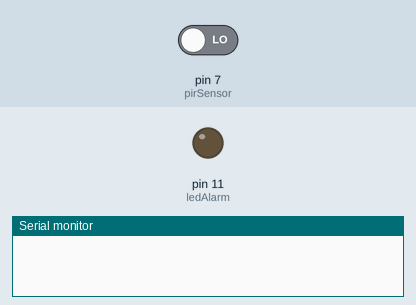
This sketch was run on a simulated Arduino Uno, built with avr-gcc and run on an emulated ATmega328P. Parts: output pins drawn as LEDs (lit = HIGH), the last lines printed to the serial monitor. The inputs (shaded band) are chosen by the test bench; at power-on: pin 7 (pirSensor) LOW.

Above: at 1.2 s.
1.3 s: pin 7 (pirSensor) driven HIGH
At 1.9 s:
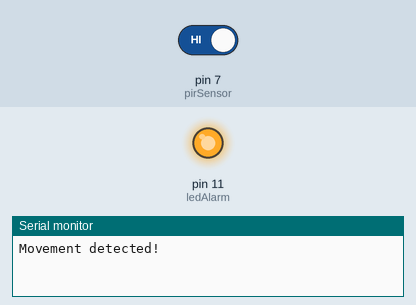
4.3 s: pin 7 (pirSensor) driven LOW
At 6.2 s:
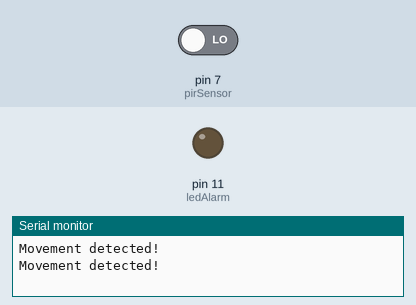
Timing chart, 0 to 7.7 s (numbered marks = the images above; inputs shaded):
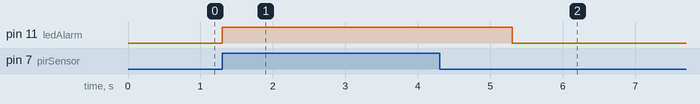

Measured:
- after the input at 1.3 s, pin 11 (ledAlarm): LOW → HIGH at once
- after the input at 4.3 s, pin 11 (ledAlarm): HIGH → LOW after 1.0 s

The sketch:

movement_pir_sensor_test.ino
```cpp
int pirSensor = 7;

int ledAlarm = 11;

void setup() {
  pinMode(pirSensor, INPUT);
  pinMode(ledAlarm, OUTPUT);
  Serial.begin(9600);
}

void loop() {
  if (digitalRead(pirSensor) == HIGH) {
    Serial.println("Movement detected!");
    digitalWrite(ledAlarm, HIGH);
    delay(2000);
    digitalWrite(ledAlarm, LOW);
  }
}
```
